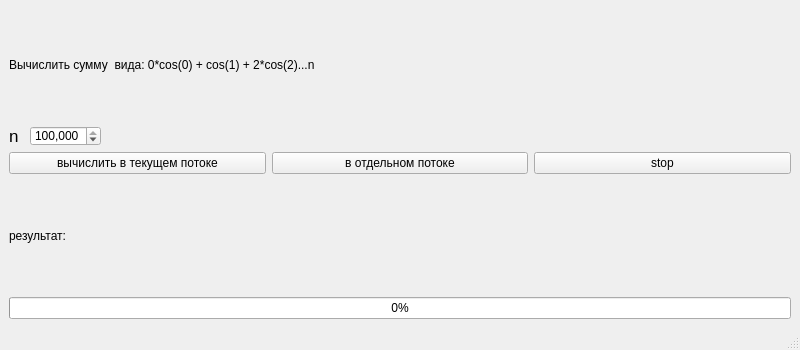
<?xml version="1.0" encoding="UTF-8"?>
<ui version="4.0">
 <class>MainWindow</class>
 <widget class="QMainWindow" name="MainWindow">
  <property name="geometry">
   <rect>
    <x>0</x>
    <y>0</y>
    <width>800</width>
    <height>350</height>
   </rect>
  </property>
  <property name="windowTitle">
   <string>MainWindow</string>
  </property>
  <widget class="QWidget" name="centralwidget">
   <layout class="QVBoxLayout" name="verticalLayout">
    <item>
     <layout class="QHBoxLayout" name="horizontalLayout_3">
      <item>
       <widget class="QLabel" name="label">
        <property name="text">
         <string>Вычислить сумму  вида: 0*cos(0) + cos(1) + 2*cos(2)...n</string>
        </property>
       </widget>
      </item>
      <item>
       <spacer name="horizontalSpacer_3">
        <property name="orientation">
         <enum>Qt::Horizontal</enum>
        </property>
        <property name="sizeHint" stdset="0">
         <size>
          <width>40</width>
          <height>20</height>
         </size>
        </property>
       </spacer>
      </item>
     </layout>
    </item>
    <item>
     <layout class="QHBoxLayout" name="horizontalLayout">
      <item>
       <widget class="QLabel" name="label_2">
        <property name="font">
         <font>
          <pointsize>13</pointsize>
         </font>
        </property>
        <property name="text">
         <string>n </string>
        </property>
       </widget>
      </item>
      <item>
       <widget class="QSpinBox" name="spinBox_n">
        <property name="maximumSize">
         <size>
          <width>131</width>
          <height>20</height>
         </size>
        </property>
        <property name="showGroupSeparator" stdset="0">
         <bool>true</bool>
        </property>
        <property name="maximum">
         <number>1000000000</number>
        </property>
        <property name="singleStep">
         <number>1000000</number>
        </property>
        <property name="value">
         <number>100000000</number>
        </property>
       </widget>
      </item>
      <item>
       <spacer name="horizontalSpacer">
        <property name="orientation">
         <enum>Qt::Horizontal</enum>
        </property>
        <property name="sizeHint" stdset="0">
         <size>
          <width>40</width>
          <height>20</height>
         </size>
        </property>
       </spacer>
      </item>
     </layout>
    </item>
    <item>
     <layout class="QHBoxLayout" name="horizontalLayout_4">
      <item>
       <widget class="QPushButton" name="pushButton_run_here">
        <property name="text">
         <string>вычислить в текущем потоке</string>
        </property>
       </widget>
      </item>
      <item>
       <widget class="QPushButton" name="pushButton_run_thread">
        <property name="text">
         <string>в отдельном потоке</string>
        </property>
       </widget>
      </item>
      <item>
       <widget class="QPushButton" name="pushButton_stop">
        <property name="text">
         <string>stop</string>
        </property>
       </widget>
      </item>
     </layout>
    </item>
    <item>
     <layout class="QHBoxLayout" name="horizontalLayout_2">
      <item>
       <widget class="QLabel" name="label_3">
        <property name="text">
         <string>результат:</string>
        </property>
       </widget>
      </item>
      <item>
       <widget class="QLabel" name="label_result">
        <property name="minimumSize">
         <size>
          <width>131</width>
          <height>0</height>
         </size>
        </property>
        <property name="text">
         <string/>
        </property>
        <property name="textInteractionFlags">
         <set>Qt::LinksAccessibleByMouse|Qt::TextSelectableByKeyboard|Qt::TextSelectableByMouse</set>
        </property>
       </widget>
      </item>
      <item>
       <spacer name="horizontalSpacer_2">
        <property name="orientation">
         <enum>Qt::Horizontal</enum>
        </property>
        <property name="sizeHint" stdset="0">
         <size>
          <width>40</width>
          <height>20</height>
         </size>
        </property>
       </spacer>
      </item>
     </layout>
    </item>
    <item>
     <widget class="QProgressBar" name="progressBar">
      <property name="value">
       <number>0</number>
      </property>
     </widget>
    </item>
   </layout>
  </widget>
  <widget class="QMenuBar" name="menubar">
   <property name="geometry">
    <rect>
     <x>0</x>
     <y>0</y>
     <width>800</width>
     <height>21</height>
    </rect>
   </property>
  </widget>
  <widget class="QStatusBar" name="statusbar"/>
 </widget>
 <resources/>
 <connections/>
</ui>
